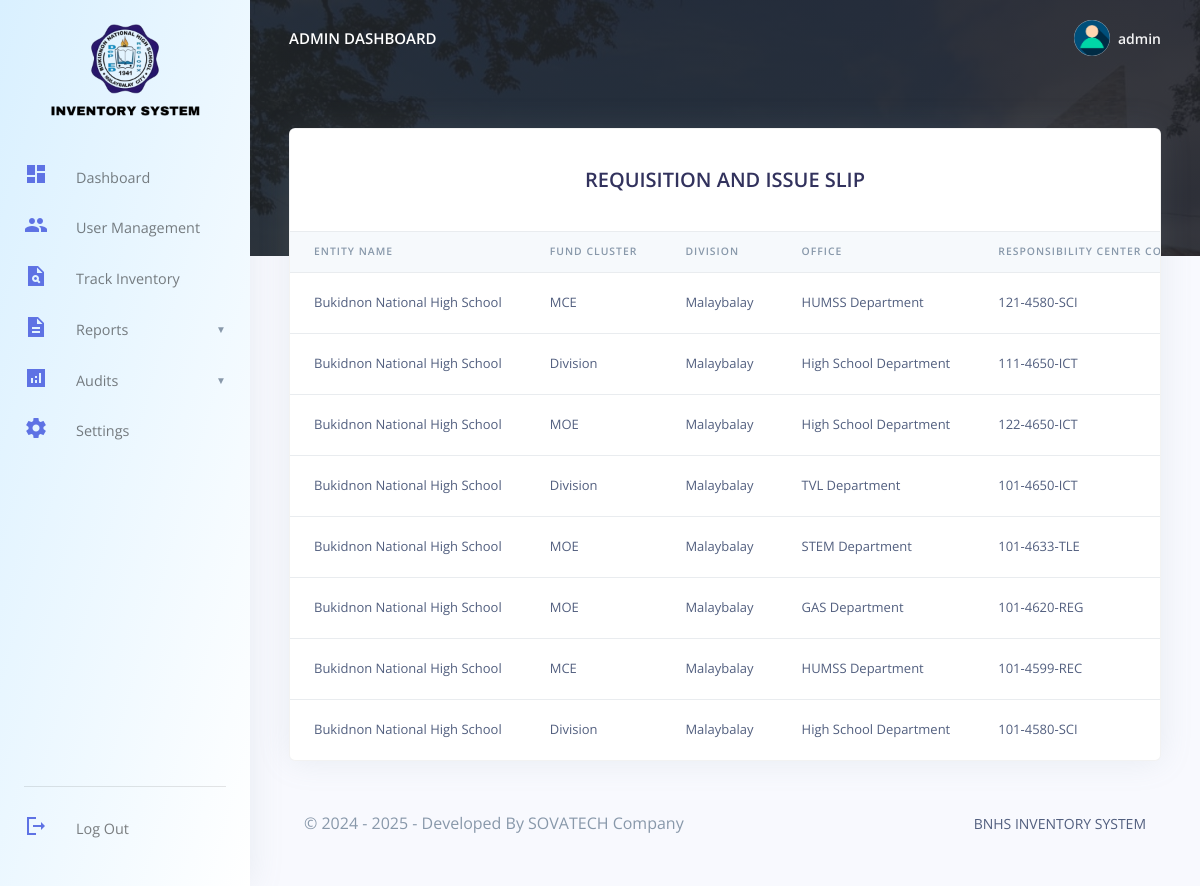
Page /BNHS/admin/display_ris.php (signed in) on the committed database.
### tables this page shows
CREATE TABLE `bnhs_admin` (
  `admin_id` varchar(15) NOT NULL,
  `admin_name` varchar(255) DEFAULT NULL,
  `admin_email` varchar(255) DEFAULT NULL,
  `admin_password` varchar(255) DEFAULT NULL,
  `created_at` timestamp(6) NULL DEFAULT NULL ON UPDATE current_timestamp(6),
  `resetcode` int(6) DEFAULT NULL
);

CREATE TABLE `requisition_and_issue_slips` (
  `ris_id` int(11) NOT NULL,
  `entity_id` int(11) NOT NULL,
  `division` varchar(100) DEFAULT NULL,
  `office` varchar(100) DEFAULT NULL,
  `responsibility_code` varchar(50) DEFAULT NULL,
  `ris_no` varchar(50) NOT NULL,
  `purpose` text DEFAULT NULL,
  `requested_by_name` varchar(100) NOT NULL,
  `requested_by_designation` varchar(100) DEFAULT NULL,
  `requested_by_date` date DEFAULT NULL,
  `approved_by_name` varchar(100) DEFAULT NULL,
  `approved_by_designation` varchar(100) DEFAULT NULL,
  `approved_by_date` date DEFAULT NULL,
  `issued_by_name` varchar(100) DEFAULT NULL,
  `issued_by_designation` varchar(100) DEFAULT NULL,
  `issued_by_date` date DEFAULT NULL,
  `received_by_name` varchar(100) DEFAULT NULL,
  `received_by_designation` varchar(100) DEFAULT NULL,
  `received_by_date` date DEFAULT NULL,
  `created_at` timestamp NOT NULL DEFAULT current_timestamp(),
  `updated_at` timestamp NOT NULL DEFAULT current_timestamp() ON UPDATE current_timestamp()
);

CREATE TABLE `entities` (
  `entity_id` int(11) NOT NULL,
  `entity_name` varchar(100) NOT NULL,
  `fund_cluster` varchar(50) NOT NULL,
  `created_at` timestamp NOT NULL DEFAULT current_timestamp(),
  `updated_at` timestamp NOT NULL DEFAULT current_timestamp() ON UPDATE current_timestamp()
);

### BNHS/admin/display_ris.php (the view, shortened to what this page needs)
<?php
include('config/config.php');
require_once('partials/_head.php');
?>
<body>
  <?php require_once('partials/_sidebar.php'); ?>
  <div class="main-content">
    <?php require_once('partials/_topnav.php'); ?>
    <div class="container-fluid mt--8">
      <div class="row">
        <div class="col">
          <div class="card shadow">
            <div class="card-header border-0">
              <div class="col">
                <h2 class="text-center mb-3 pt-3 text-uppercase">Requisition and Issue Slip</h2>
              </div>
            </div>
            <div class="table-responsive">
              <table class="table align-items-center table-flush">
                <thead class="thead-light">
                  <tr>
                    <th scope="col">Entity Name</th>
                    <th scope="col">Fund Cluster</th>
                    <th scope="col">Division</th>
                    <th scope="col">Office</th>
                    <th scope="col">Responsibility Center Code</th>
                  </tr>
                </thead>
                <tbody>
                  <?php
                  $ret = "SELECT
                        r.*,
                        e.entity_name,
                        e.fund_cluster
                      FROM requisition_and_issue_slips r
                      JOIN entities e ON r.entity_id = e.entity_id
                      GROUP BY r.ris_no
                      ORDER BY r.created_at DESC, r.ris_id";
                  $stmt = $mysqli->prepare($ret);
                  $stmt->execute();
                  $res = $stmt->get_result();
                  while ($ris = $res->fetch_object()) {
                  ?>
                    <tr>
                      <td><?php echo htmlspecialchars($ris->entity_name); ?></td>
                      <td><?php echo htmlspecialchars($ris->fund_cluster); ?></td>
                      <td><?php echo htmlspecialchars($ris->division); ?></td>
                      <td><?php echo htmlspecialchars($ris->office); ?></td>
                      <td><?php echo htmlspecialchars($ris->responsibility_code); ?></td>
                    </tr>
                  <?php } ?>
                </tbody>
              </table>
            </div>
          </div>
        </div>
      </div>
      <?php require_once('partials/_mainfooter.php'); ?>
    </div>
  </div>
</body>
</html>

### BNHS/admin/partials/_sidebar.php (shortened to what this page needs)
<?php
$admin_id = $_SESSION['admin_id'];
$ret = "SELECT * FROM   bnhs_admin  WHERE admin_id = '$admin_id'";
$stmt = $mysqli->prepare($ret);
$stmt->execute();
$res = $stmt->get_result();
while ($admin = $res->fetch_object()) {
  ?>
  <nav class="navbar navbar-vertical fixed-left navbar-expand-md navbar-light" id="sidenav-main" style="background: linear-gradient(to bottom right, #d9f0ff, #ffffff);">
  <div class="container-fluid">
      <a class="pt-1 nav-logo-container" href="dashboard.php">
        <img src="assets/img/theme/logos.png" class="nav-logo" alt="...">
      </a>
      <div class="collapse navbar-collapse" id="sidenav-collapse-main">
        <ul class="navbar-nav">
          <li class="nav-item">
            <a class="nav-link" href="dashboard.php">
              <i><span class="material-icons-sharp text-primary">dashboard</span></i> Dashboard
            </a>
          </li>
          <li class="nav-item">
            <a class="nav-link" href="user_management.php">
              <i><span class="material-icons-sharp text-primary">group</span></i> User Management
            </a>
          </li>
          <li class="nav-item">
            <a class="nav-link" href="track_inventory.php">
              <i><span class="material-icons-sharp text-primary">plagiarism</span></i> Track Inventory
            </a>
          </li>
          <li class="nav-item">
            <a class="nav-link " href="#reportsSubmenu" data-toggle="collapse" aria-expanded="false">
              <i><span class="material-icons-sharp text-primary">description</span></i> Reports
            </a>
          </li>
          <li class="nav-item">
            <a class="nav-link" href="#AuditsSubmenu" data-toggle="collapse" aria-expanded="false">
              <i><span class="material-icons-sharp text-primary">analytics</span></i> Audits
            </a>
          </li>
          <li class="nav-item">
            <a class="nav-link" href="change_profile.php">
              <i><span class="material-icons-sharp text-primary">settings</span></i> Settings
            </a>
          </li>
        </ul>
        <div class="sidebar-footer mt-auto">
          <hr class="my-3">
          <ul class="navbar-nav mb-md-3">
            <li class="nav-item">
              <a class="nav-link" href="logout.php" id="logoutBtn">
                <i><span class="material-icons-sharp text-primary">logout</span></i> Log Out
              </a>
            </li>
          </ul>
        </div>
      </div>
    </div>
  </nav>
<?php } ?>

### BNHS/admin/partials/_topnav.php (shortened to what this page needs)
<?php
$admin_id = $_SESSION['admin_id'];
$ret = "SELECT * FROM  bnhs_admin  WHERE admin_id = '$admin_id'";
$stmt = $mysqli->prepare($ret);
$stmt->execute();
$res = $stmt->get_result();
while ($admin = $res->fetch_object()) {
    ?>
    <nav class="navbar navbar-top navbar-expand-md navbar-dark" id="navbar-main">
        <div class="container-fluid">
            <a class="h4 mb-0 text-white text-uppercase d-none d-lg-inline-block"
                href="dashboard.php"><?php echo $admin->admin_name; ?> Dashboard</a>
            <ul class="navbar-nav align-items-center d-none d-md-flex">
                <li class="nav-item dropdown">
                    <a class="nav-link pr-0" href="#" role="button" data-toggle="dropdown" aria-haspopup="true"
                        aria-expanded="false">
                        <div class="media align-items-center">
                            <span class="avatar avatar-sm rounded-circle">
                                <img alt="Image placeholder" src="assets/img/theme/user-a-min.png">
                            </span>
                            <div class="media-body ml-2 d-none d-lg-block">
                                <span class="mb-0 text-sm  font-weight-bold "><?php echo $admin->admin_name; ?></span>
                            </div>
                        </div>
                    </a>
                </li>
            </ul>
        </div>
    </nav>
<?php } ?>

### BNHS/admin/partials/_head.php (style rules this page uses)
.navbar-nav .nav-link { display: flex; color: var(--color-info-dark); gap: 1rem; align-items: center; position: relative; }
.nav-logo { object-fit: cover; object-position: center; height: 100px; }
.nav-logo-container { display: flex; justify-content: center; align-items: center; }

### BNHS/admin/partials/_sidebar.php (style rules this page uses)
.nav-link[data-toggle="collapse"]::after { content: "▼" !important; font-size: 10px; color: #5f73e4; margin-left: 6px; }

### rows in the picture
bnhs_admin: admin_name "ADMIN", admin_name "admin"
requisition_and_issue_slips: entity.entity_name "Bukidnon National High School", entity.fund_cluster "MCE", division "Malaybalay", office "HUMSS Department", responsibility_code "121-4580-SCI"
requisition_and_issue_slips: entity.entity_name "Bukidnon National High School", entity.fund_cluster "Division", division "Malaybalay", office "High School Department", responsibility_code "111-4650-ICT"
requisition_and_issue_slips: entity.entity_name "Bukidnon National High School", entity.fund_cluster "MOE", division "Malaybalay", office "High School Department", responsibility_code "122-4650-ICT"
requisition_and_issue_slips: entity.entity_name "Bukidnon National High School", entity.fund_cluster "Division", division "Malaybalay", office "TVL Department", responsibility_code "101-4650-ICT"
requisition_and_issue_slips: entity.entity_name "Bukidnon National High School", entity.fund_cluster "MOE", division "Malaybalay", office "STEM Department", responsibility_code "101-4633-TLE"
requisition_and_issue_slips: entity.entity_name "Bukidnon National High School", entity.fund_cluster "MOE", division "Malaybalay", office "GAS Department", responsibility_code "101-4620-REG"
requisition_and_issue_slips: entity.entity_name "Bukidnon National High School", entity.fund_cluster "MCE", division "Malaybalay", office "HUMSS Department", responsibility_code "101-4599-REC"
requisition_and_issue_slips: entity.entity_name "Bukidnon National High School", entity.fund_cluster "Division", division "Malaybalay", office "High School Department", responsibility_code "101-4580-SCI"
